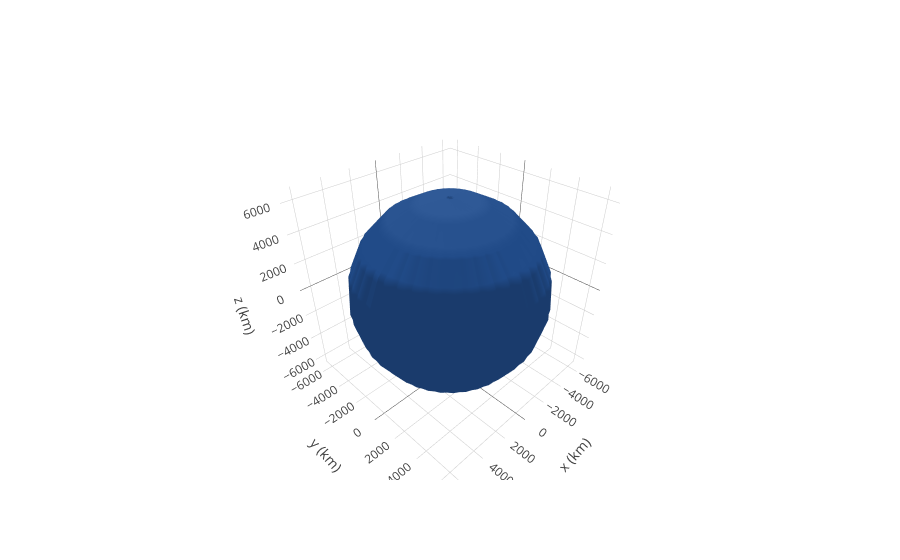

Notebook code for this chart:
### Code cell
frame = OrbitPlotter3D()

frame.set_attractor(Earth)

frame.show()

### Figure 1 — Plotly figure (JSON) as saved in the notebook; plotly's stock layout.template omitted (floating-point values rounded to 4 significant figures; data arrays with more than 128 entries replaced by an {"elided": "..."} marker saying what was removed)
{"data": [{"cauto": false, "cmax": 1, "cmin": 1, "colorscale": [[0, "#204a87"], [1, "#204a87"]], "name": "Earth", "showscale": false, "type": "surface", "uid": "d945e332-a195-4b7f-860b-64d698c55bd4", "x": {"elided": "20x20 float values"}, "y": {"elided": "20x20 float values"}, "z": {"elided": "20x20 float values"}}], "layout": {"autosize": true, "scene": {"aspectmode": "data", "xaxis": {"title": "x (km)"}, "yaxis": {"title": "y (km)"}, "zaxis": {"title": "z (km)"}}}}
